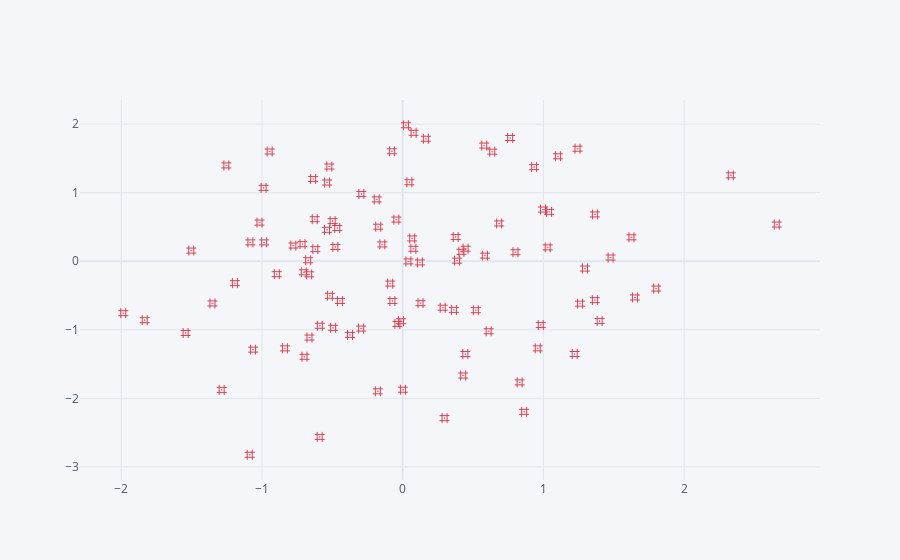

The notebook cell saved with this chart:
### Code cell
df.iplot(kind="scatter", x="A", y="C", mode="markers", size=10, color="red", symbol=336)
